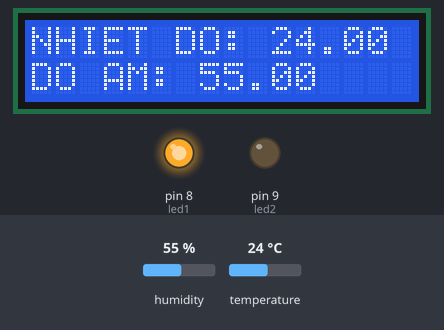
Bench run of a sketch on a simulated Arduino Uno, built with avr-gcc and run on an emulated ATmega328P. Shown: 16×2 character LCD, output pins drawn as LEDs (lit = HIGH). The inputs (shaded band) are chosen by the test bench; at power-on: humidity 55 %, temperature 24 °C.

Above: at 1.2 s.
1.3 s: humidity set to 79 %
At 3.5 s:
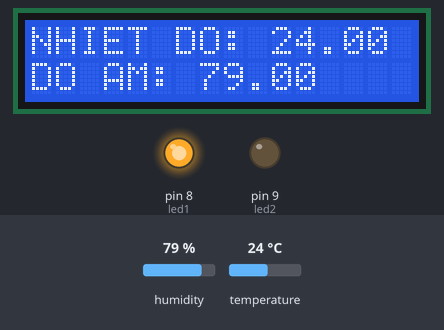
4.0 s: humidity set to 82 %
At 4.8 s:
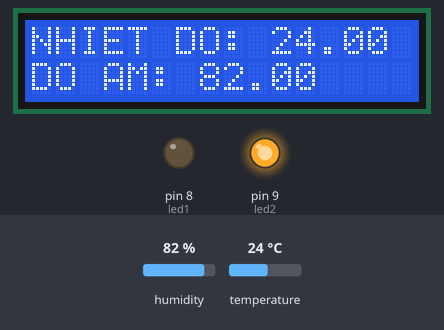
6.7 s: temperature set to 12 °C
At 8.6 s:
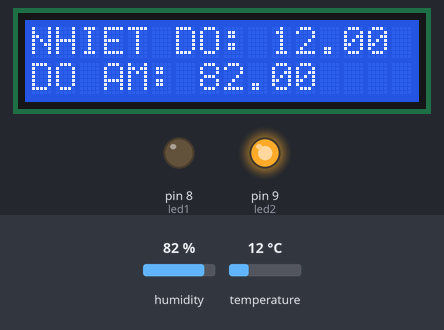
9.6 s: temperature set to 19 °C
At 11.2 s:
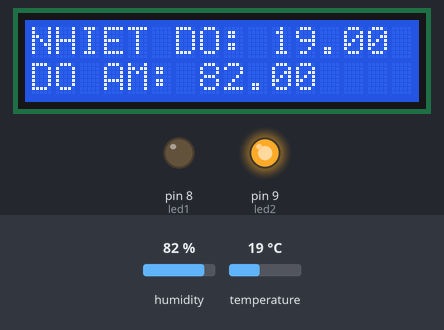
Timing chart, 0 to 12.7 s (numbered marks = the images above; inputs shaded):
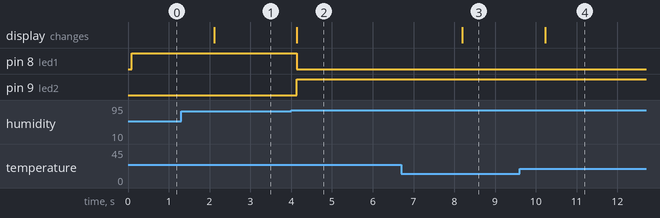

The sketch:

DHT11.ino
```cpp
#include"DHT.h"
#include<LiquidCrystal.h>
const int PINDHT=7;
const int DHTTYPE=DHT11;
DHT dht(PINDHT,DHTTYPE);
LiquidCrystal lcd(12,11,5,4,3,2);

int led1=8,led2=9;

void setup() {
  // put your setup code here, to run once:
  Serial.begin(9600);
  dht.begin();
  lcd.begin(16,2);
  pinMode(led1,OUTPUT);
  pinMode(led2,OUTPUT);
  digitalWrite(led1,LOW);
  digitalWrite(led2,LOW);

}

void loop() {
  // put your main code here, to run repeatedly:
  float doam=dht.readHumidity();
  float nhietdo=dht.readTemperature();

  if(doam<80)
  {
      digitalWrite(led1,HIGH);
      digitalWrite(led2,LOW);
  }

  else if(doam>80)
  {
      digitalWrite(led2,HIGH);
      digitalWrite(led1,LOW);
  }

  lcd.setCursor(0,0);
  lcd.print("NHIET DO: ");
  lcd.print(nhietdo);

  lcd.setCursor(0,1);
  lcd.print("DO AM: ");
  lcd.print(doam);
}
```

Measured:
- the behaviour switches between 80 and 81 % on humidity (found by bisection; images 1 and 2)
- after the input at 1.3 s, the display: changes after 0.82 s (image 1)
- after the input at 4.0 s, pin 8 (led1): HIGH → LOW after 0.14 s; pin 9 (led2): LOW → HIGH after 0.14 s; the display: changes after 0.14 s (image 2)
- after the input at 6.7 s, the display: changes after 1.5 s (image 3)
- after the input at 9.6 s, the display: changes after 0.62 s (image 4)
